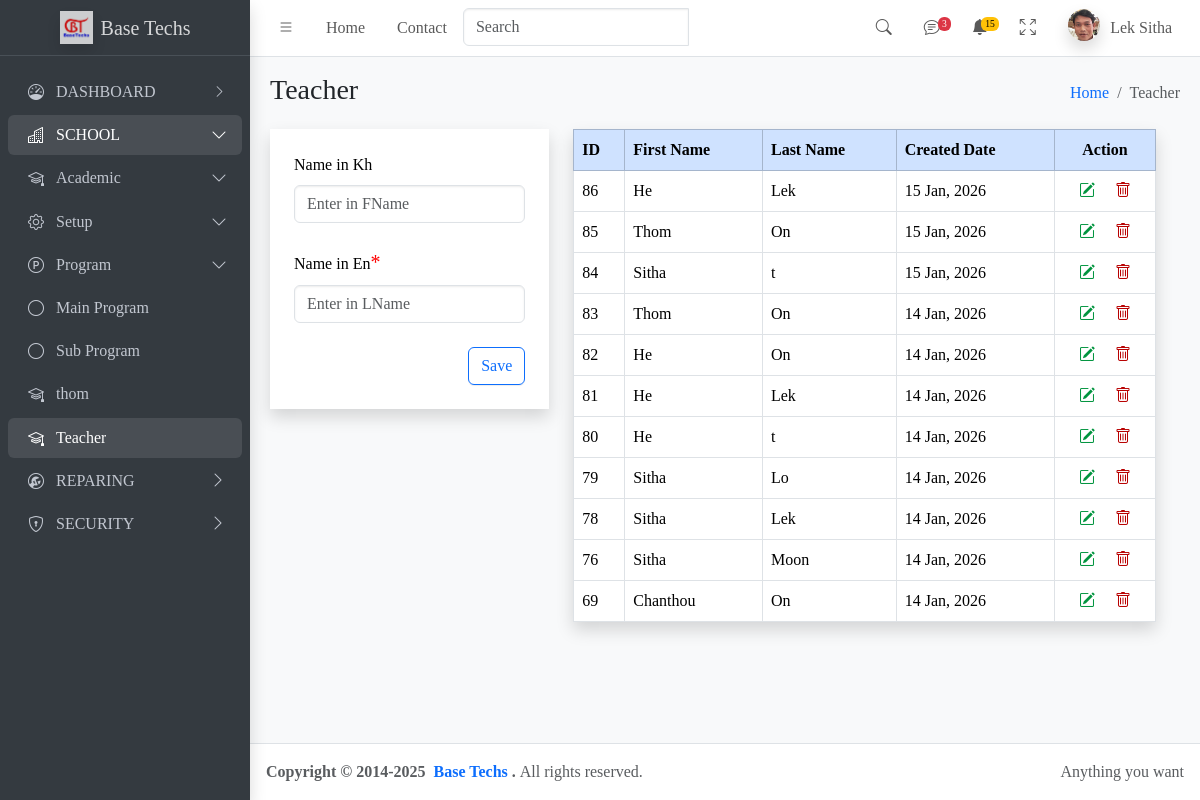
/teacher/, run on an earlier commit of the app's database.
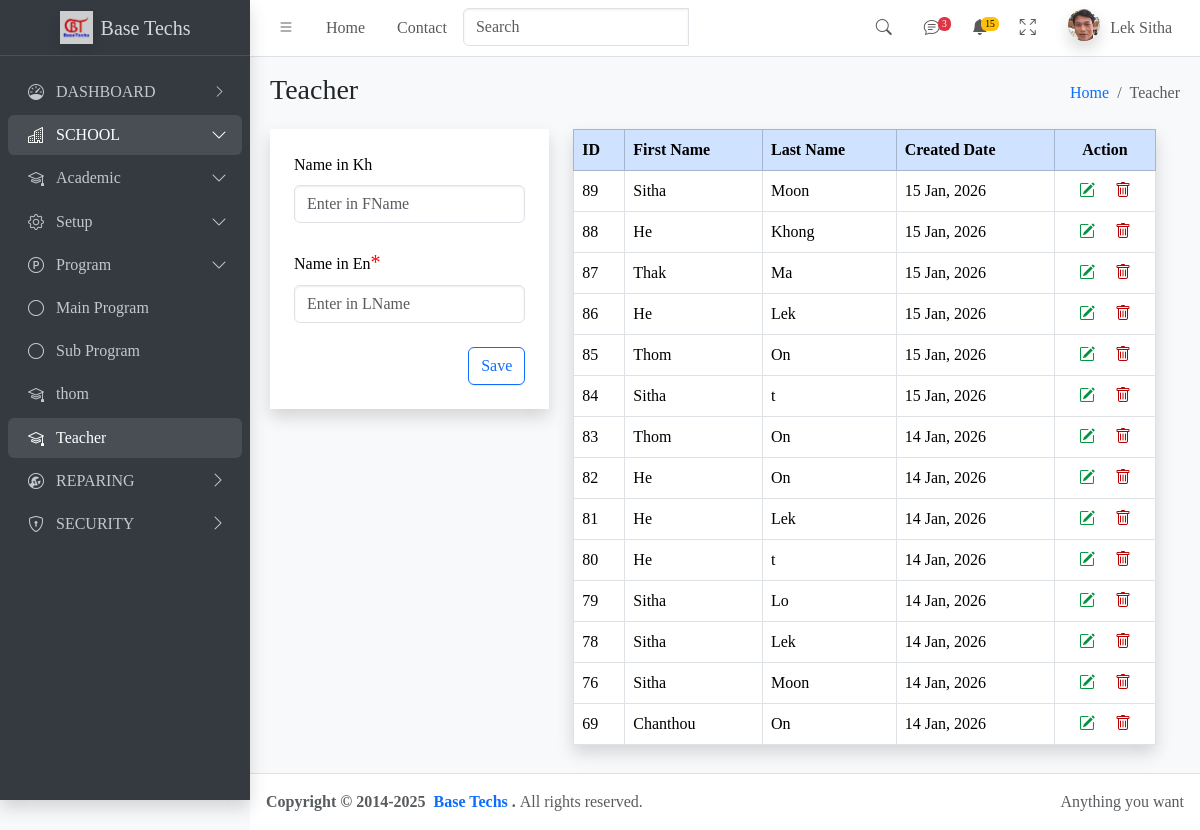
And on a later commit of the database.
### apps/teacher/models.py (models this page shows, shortened)
class Teacher(models.Model):
    fname=models.CharField(max_length=200)
    lname=models.CharField(max_length=200)
    created_at=models.DateTimeField(auto_now_add=True)

### apps/teacher/views.py (the view)
# urls.py: path('teacher/',view=views.teacher,name="teacher"),
def teacher(request):
    tform=TeacherForm()
    tea=Teacher.objects.all().order_by('-created_at')
    context={'teachers':tea,
             'tForm':tform,
             'button':'Save',
             }
    return render(request,'teacher.html',context)

### apps/teacher/form.py
class TeacherForm(ModelForm):
    class Meta:
        model=Teacher
        fields="__all__"
    def __init__(self,*args,**kwargs):
        super().__init__(*args,**kwargs)
        self.fields['fname'].widget.attrs.update({'class':'form-control','placeholder': 'Enter in FName','id':'txtfname_save'})
        self.fields['lname'].widget.attrs.update({'class':'form-control','placeholder': 'Enter in LName','id':'txtlname_save'})

### apps/teacher/templates/teacher.html (shortened to what this page needs)
{%extends 'main.html'%}
 {%block contentheader%} Teacher {%endblock%}
 {%block breadcrumb%} Teacher {%endblock%}
{%block search_textbox%}
<div class="input-group">
 {%include 'partials/search-textbox_teacher.html'%}
 {%include 'partials/spinner_teacher.html'%}
</div>
{%endblock%}
{%block content%}
<div class="row">
  <div class="row" id="myRow">
    {%include 'partials/save-form_teacher.html'%}
    {%include 'partials/detail-list_teacher.html'%}
  </div>
</div>
{%endblock%}

### templates/main.html (shortened to what this page needs)
  <!DOCTYPE html>
<html lang="en">
  <head>
    <link
      rel="stylesheet"
      href="https://cdn.jsdelivr.net/npm/@fontsource/source-sans-3@5.0.12/index.css"
      media="print"
      onload="this.media='all'"
    />
    <link
      rel="stylesheet"
      href="https://cdn.jsdelivr.net/npm/overlayscrollbars@2.11.0/styles/overlayscrollbars.min.css"
    />
    <link
      rel="stylesheet"
      href="https://cdn.jsdelivr.net/npm/bootstrap-icons@1.13.1/font/bootstrap-icons.min.css"
    />
    <link rel="stylesheet" href="{% static 'css/adminlte.css' %}" />
    <link rel="stylesheet" href="{% static 'css/custom.css' %}">
    <link
      rel="stylesheet"
      href="https://cdn.jsdelivr.net/npm/apexcharts@3.37.1/dist/apexcharts.css"
    />
  </head>
  <body class="layout-fixed sidebar-expand-lg sidebar-open bg-body-tertiary ">
    <div class="app-wrapper">
      <nav class="app-header navbar navbar-expand bg-body">
        <div class="container-sm">
          <ul class="navbar-nav">
            <li class="nav-item">
              <a
                class="nav-link"
                data-lte-toggle="sidebar"
                href="#"
                role="button"
              >
                <i class="bi bi-list"></i>
              </a>
            </li>
            <li class="nav-item d-none d-md-block">
              <a href="#" class="nav-link">Home</a>
            </li>
            <li class="nav-item d-none d-md-block">
              <a href="#" class="nav-link">Contact</a>
            </li>
            <li class="nav-item d-none d-md-block">
              {%block search_textbox%}
              {%endblock%}
            </li>
          </ul>
          <ul class="navbar-nav ms-auto">
            <li class="nav-item">
              <a
                class="nav-link"
                data-widget="navbar-search"
                href="#"
                role="button"
              >
                <i class="bi bi-search"></i>
              </a>
            </li>
            <li class="nav-item dropdown">
              <a class="nav-link" data-bs-toggle="dropdown" href="#">
                <i class="bi bi-chat-text"></i>
                <span class="navbar-badge badge text-bg-danger">3</span>
              </a>
            </li>
            <li class="nav-item dropdown">
              <a class="nav-link" data-bs-toggle="dropdown" href="#">
                <i class="bi bi-bell-fill"></i>
                <span class="navbar-badge badge text-bg-warning">15</span>
              </a>
            </li>
            <li class="nav-item">
              <a class="nav-link" href="#" data-lte-toggle="fullscreen">
                <i data-lte-icon="maximize" class="bi bi-arrows-fullscreen"></i>
              </a>
            </li>
            <li class="nav-item dropdown user-menu">
              <a
                href="#"
                class="nav-link dropdown-toggle"
                data-bs-toggle="dropdown"
              >
                <img
                  src={%static 'imgs/user/sitha.jpg'%}
                  class="user-image rounded-circle shadow"
                  alt="User Image"
                />
                <span class="d-none d-md-inline">Lek Sitha</span>
              </a>
            </li>
          </ul>
        </div>
      </nav>
      <aside class="app-sidebar bg-body-secondary shadow" data-bs-theme="dark">
        <div class="sidebar-brand">
          <a href="./index.html" class="brand-link">
            <img
              src={% static "imgs/logo/basetechs.jpg"%}
              alt="AdminLTE Logo"
              class="brand-image opacity-75 shadow"
            />
            <span class="brand-text fw-light mytext" >Base Techs</span>
          </a>
        </div>
        {%include 'includes/sidebar.html'%}
      </aside>
    <main class="app-main">
  <div class="app-content-header">
    <div class="container-fluid">
      <div class="row">
        <div class="col-sm-6"><h3 class="mb-0">{%block contentheader%} {%endblock%} </h3></div>
        <div class="col-sm-6">
          <ol class="breadcrumb float-sm-end">
            <li class="breadcrumb-item"><a href="#">Home</a></li>
            <li class="breadcrumb-item active" aria-current="page">
              {%block breadcrumb%}
              {%endblock%}
            </li>
          </ol>
        </div>
      </div>
    </div>
  </div>
  <div class="app-content">
    <div class="container-fluid">
    {%block content%}
    {%endblock%}
    </div>
  </div>
      <footer class="app-footer">
        <div class="float-end d-none d-sm-inline">Anything you want</div>
        <strong>
          Copyright &copy; 2014-2025&nbsp;
          <a href="https://adminlte.io" class="text-decoration-none"
            >Base Techs </a
          >.
        </strong>
        All rights reserved.
      </footer>
  </body>
</html>

### apps/teacher/templates/partials/search-textbox_teacher.html
<input
  class="form-control"
  type="text"
  placeholder="Search"
  name="search"
  hx-get="{%url 'search'%}"
  hx-trigger="keyup"
  hx-target="#tblteacher"
  hx-indicator="#spinner"
/>

### apps/teacher/templates/partials/spinner_teacher.html (shortened to what this page needs)
 <span >
 </span>

### templates/includes/sidebar.html (shortened to what this page needs)
<div class="sidebar-wrapper">
          <nav class="mt-2">
            <ul
              class="nav sidebar-menu flex-column"
              data-lte-toggle="treeview"
              role="navigation"
              aria-label="Main navigation"
              data-accordion="false"
              id="navigation"
            >
              <li class="nav-item {% if request.path == "" %}
                    menu-open
                  {% else %}
                  {% endif %}">
                <a href="#" class="nav-link ">
                  <i class=" nav-icon bi bi-speedometer "></i>
                  <p>
                    <span >DASHBOARD</span>
                  </p>
                </a>
              </li>
              <li class="nav-item nav-flat {% if request.path == "/student/" or request.path == "/main-program/" or request.path == "/sub-program/" or request.path == "/teacher/" %}
                    menu-open
                  {% endif %}">
                <a href="#" class="nav-link">
                  <i class="nav-icon bi bi-buildings "></i>
                  <p small-text>
                    SCHOOL
                  </p>
                </a>
                <ul class=" nav nav-treeview">
                  <li class="nav-item {% if request.path == "/student/" or request.path == "/main-program/" or request.path == "/sub-program/" or request.path == "/teacher/" %}
                        menu-open
                      {% endif %}">
                    <a href="#" class="nav-link text-sm ">
                      <i class="nav-icon bi bi-mortarboard "></i>
                      <p>
                        Academic
                      </p>
                    </a>
                    <ul class="nav nav-treeview">
                      <li class="nav-item {% if request.path == "/student/" or request.path == "/main-program/" or request.path == "/sub-program/" or request.path == "/teacher/"%}
                                      menu-open
                                    {% endif %}">
                        <a href="#" class="nav-link">
                          <i class="nav-icon bi bi-gear"></i>
                          <p>
                            Setup
                          </p>
                        </a>
                        <ul class="nav nav-treeview">
                        <li class="nav-item {% if request.path == "/student/" or request.path == "/main-program/" or request.path == "/sub-program/" or request.path == "/teacher/"%}
                                      menu-open
                                    {% endif %}">
                          <a href="#" class="nav-link">
                            <i class="nav-icon bi bi-p-circle"></i>
                          <p>
                          Program
                          </p>
                        </a>
                        <ul class="nav nav-treeview">
                          <li  class="nav-item">
                            <a href="{%url 'main-program'%}" class="nav-link {% if request.path == "/main-program/" %}
                                      active
                                    {% else %}
                                    {% endif %}">
                              <i class="nav-icon bi bi-circle "></i>
                              <p style="">Main Program</p>
                            </a>
                          </li>
                        </ul>
                        <ul class="nav nav-treeview">
                          <li  class="nav-item">
                            <a href="{%url 'sub-program'%}" class="nav-link {% if request.path == "/sub-program/" %}
                                      active
                                    {% else %}
                                    {% endif %}">
                              <i class="nav-icon bi bi-circle "></i>
                              <p style="">Sub Program</p>
                            </a>
                          </li>
                        </ul>
                        </li>
                        </ul>
                        <ul class="nav nav-treeview">
                          <li  class="nav-item">
                            <a  href="{%url 'student'%} "    class="nav-link {% if request.path == "/student/" %}
                                      active
                                    {% else %}
                                    {% endif %}">
                              <i class="nav-icon bi bi-mortarboard "></i>
                              <p style="">thom</p>
                            </a>
                          </li>
                        </ul>
                        <ul class="nav nav-treeview">
                          <li  class="nav-item">
                            <a  href="{%url 'teacher'%} "    class="nav-link {% if request.path == "/teacher/" %}
                                      active
                                    {% endif %}">
                              <i class="nav-icon bi bi-mortarboard "></i>
                              <p style="">Teacher</p>
                            </a>
                          </li>
                        </ul>
                      </li>
                    </ul>
                  </li>
                </ul>
              </li>
              <li class="nav-item nav-flat ">
                <a href="#" class="nav-link  ">
                  <i class="nav-icon bi bi-wrench-adjustable-circle "></i>
                  <p small-text>
                    REPARING
                  </p>
                </a>
              </li>
              <li class="nav-item nav-flat ">
                <a href="#" class="nav-link  ">
                  <i class="nav-icon bi bi-shield-lock "></i>
                  <p small-text>
                    SECURITY
                  </p>
                </a>
              </li>
            </ul>
          </nav>
        </div>

### apps/teacher/templates/partials/save-form_teacher.html (shortened to what this page needs)
<div class="col-sm-4" id="teachme">
  <table class="table table-borderless shadow " id="tblTeacher" >
    <tbody>
        <tr>
          <td class="p-4">
             <form id="teacher_create"
        hx-post="{%url 'create-teacher'%}"
        method="POST"
        hx-target="#teacher_tbl"
        hx-swap="afterbegin"
      >
        <div>
            <label for="lblmp_name_kh" class="form-label">Name in Kh</label>
            {{tForm.fname}}
        </div>
        <div><br>
            <label for="lblmp_name_en" class="form-label required"
              >Name in En</label
            >
            {{tForm.lname}}
        </div><br>
            <div class="text-end" >
            <input
              type="submit"
              value={{button}}
              class="btn btn-outline-primary"
            />
          </form>
        </div>
</div>

### apps/teacher/templates/partials/detail-list_teacher.html (shortened to what this page needs)
<div class="col-sm-8" id="co8">
  <div id="tblteacher">
    <table class="table table-bordered table-hover shadow" >
      <thead class="table-primary">
        <tr >
          <th >ID</th>
          <th >First Name</th>
          <th>Last Name</th>
          <th>Created Date</th>
          <th class="text-center">Action</th>
        </tr>
      </thead>
      <tbody id="teacher_tbl">
        {%for teacher in teachers%}
        {%include 'partials/data_row-teacher.html'%}
        {%endfor%}
      </tbody>
    </table>
  </div>
</div>

### apps/teacher/templates/partials/data_row-teacher.html
<tr>
  <td>{{teacher.id}}</td>
  <td>{{teacher.fname}}</td>
  <td>{{teacher.lname}}</td>
  <td>{{teacher.created_at|date:"d M, Y"}}</td>
  <td class="text-center">
    <a href="javascript:void(0);"
      ><i
        class="edit-icon bi bi-pencil-square"
        hx-get="{%url 'update' teacher.id%}"
        hx-trigger="click"
        hx-target="#teachme"
        {% comment %} hx-swap="outerHTML" {% endcomment %}
        hx-swap="innerHTML"
      ></i></a
    >&ensp;&ensp;
    <a href="javascript:void(0);"><i
       class="delete-icon bi bi-trash"
       hx-delete="{% url 'delete_teacher' teacher.id %}"
      hx-target="#teachme"
      hx-swap="innerHTML"
      hx-confirm="Are you sure you want to delete this item? This action cannot be undone."
      class="btn btn-danger"
      ></i></a>
  </td>
</tr>

### staticfiles/css/custom.css (style rules this page uses)
:root { --bs-body-font-family: 'Khmer OS Battambang', serif; }
label.required::after { content: "*"; color: rgb(255, 0, 0); font-size: 20px; }
.edit-icon { color:rgb(0, 148, 62); }
.delete-icon { color:rgb(184, 0, 0); }

What changed in the data, as far as the page shows it:
added Teacher: id "89", fname "Sitha", lname "Moon", created_at "15 Jan, 2026"
added Teacher: id "88", fname "He", lname "Khong", created_at "15 Jan, 2026"
added Teacher: id "87", fname "Thak", lname "Ma", created_at "15 Jan, 2026"
